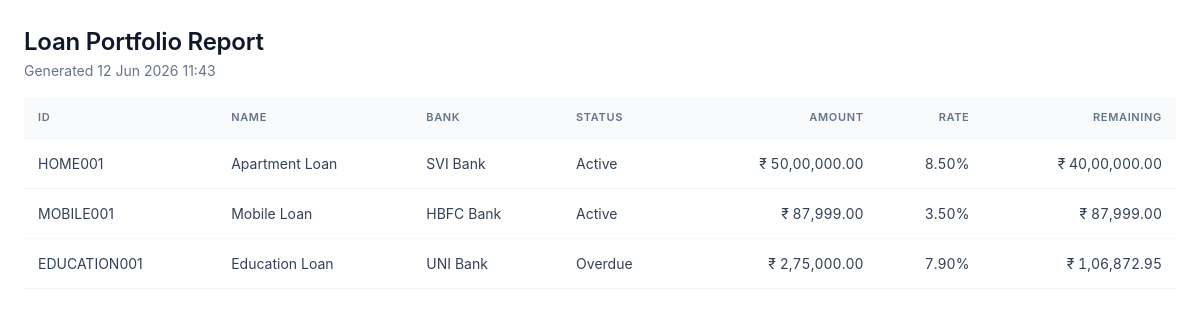
Page /reports/print (signed in) on the committed database.
### app/models.py (models this page shows, shortened)
class Loan(db.Model):
    __tablename__ = "loans"
    id = db.Column(db.Integer, primary_key=True)
    user_id = db.Column(db.Integer, db.ForeignKey("users.id"), nullable=False, index=True)
    loan_id = db.Column(db.String(40), nullable=False, index=True)  # manual unique per user
    loan_name = db.Column(db.String(120), nullable=False)
    loan_category = db.Column(db.String(50), nullable=False, default="Personal")
    bank_name = db.Column(db.String(120), nullable=False)
    loan_amount = db.Column(db.Float, nullable=False)
    interest_rate = db.Column(db.Float, nullable=False)  # annual %
    down_payment = db.Column(db.Float, default=0)
    custom_emi = db.Column(db.Float, nullable=True)
    start_date = db.Column(db.Date, nullable=False)
    tenure_months = db.Column(db.Integer, nullable=False)
    loan_status = db.Column(db.String(20), default="Active", index=True)
    remaining_balance = db.Column(db.Float, default=0)
    completion_percentage = db.Column(db.Float, default=0)
    is_archived = db.Column(db.Boolean, default=False, index=True)
    balloon_date = db.Column(db.Date, nullable=True)
    balloon_amount = db.Column(db.Float, nullable=True)
    notes = db.Column(db.Text)
    closed_at = db.Column(db.DateTime, nullable=True)
    final_amount = db.Column(db.Float, nullable=True)
    closure_notes = db.Column(db.Text, nullable=True)
    created_at = db.Column(db.DateTime, default=datetime.utcnow)
    updated_at = db.Column(db.DateTime, default=datetime.utcnow, onupdate=datetime.utcnow)
    schedules = db.relationship("Schedule", backref="loan", lazy="dynamic",
                                cascade="all, delete-orphan", order_by="Schedule.month_index")
    __table_args__ = (db.UniqueConstraint("user_id", "loan_id", name="uq_user_loanid"),)

class User(UserMixin, db.Model):
    __tablename__ = "users"
    id = db.Column(db.Integer, primary_key=True)
    full_name = db.Column(db.String(120), nullable=False)
    username = db.Column(db.String(64), unique=True, nullable=False, index=True)
    email = db.Column(db.String(160), unique=True, nullable=False, index=True)
    password_hash = db.Column(db.String(256), nullable=False)
    preferred_currency = db.Column(db.String(8), default="INR")
    preferred_date_format = db.Column(db.String(20), default="%d %b %Y")
    created_at = db.Column(db.DateTime, default=datetime.utcnow)
    loans = db.relationship("Loan", backref="owner", lazy="dynamic", cascade="all, delete-orphan")

### app/blueprints/reports.py (the view)
@reports_bp.route("/print")
@login_required
def print_view():
    loans = current_user.loans.all()
    return render_template("reports/print.html", loans=loans)

### app/templates/reports/print.html
<!doctype html>
<html><head><meta charset="utf-8"><title>Loan Report</title>
<link rel="stylesheet" href="{{ url_for('static', filename='css/styles.css') }}">
<style>body{background:#fff;padding:24px}</style></head>
<body onload="window.print()">
<h1>Loan Portfolio Report</h1>
<p style="color:var(--slate-500)">Generated {{ now.strftime('%d %b %Y %H:%M') }}</p>
<table class="tbl" style="margin-top:16px">
<thead><tr><th>ID</th><th>Name</th><th>Bank</th><th>Status</th><th class="num">Amount</th><th class="num">Rate</th><th class="num">Remaining</th></tr></thead>
<tbody>{% for l in loans %}<tr><td>{{ l.loan_id }}</td><td>{{ l.loan_name }}</td><td>{{ l.bank_name }}</td>
<td>{{ l.loan_status }}</td><td class="num">{{ l.loan_amount|money }}</td>
<td class="num">{{ '%.2f'|format(l.interest_rate) }}%</td><td class="num">{{ l.remaining_balance|money }}</td></tr>{% endfor %}</tbody></table>
</body></html>

### app/static/css/styles.css (style rules this page uses)
:root { --blue-50:#EFF6FF;--blue-100:#DBEAFE;--blue-500:#3B82F6;--blue-600:#2563EB;--blue-700:#1D4ED8;--blue-900:#1E3A8A; --emerald-50:#ECFDF5;--emerald-500:#10B981;--emerald-600:#059669; --slate-50:#F8FAFC;--slate-100:#F1F5F9;--slate-200:#E2E8F0;--slate-300:#CBD5E1;--slate-400:#94A3B8; --slate-500:#64748B;--slate-600:#475569;--slate-700:#334155;--slate-800:#1E293B;--slate-900:#0F172A; --danger:#DC2626;--warning:#F59E0B;--success:#10B981; --shadow-sm:0 1px 2px rgba(15,23,42,.05); --shadow:0 1px 3px rgba(15,23,42,.08),0 1px 2px rgba(15,23,42,.04); --shadow-lg:0 10px 30px -10px rgba(15,23,42,.18); --radius:14px;--radius-sm:10px;--radius-lg:18px; --sidebar-w:248px;--topnav-h:64px; --font:'Inter',ui-sans-serif,system-ui,-apple-system,Segoe UI,Roboto,sans-serif; }
* { box-sizing:border-box;margin:0;padding:0 }
html,body { height:100% }
body { font-family:var(--font);background:var(--slate-50);color:var(--slate-800);font-size:14px;line-height:1.5;-webkit-font-smoothing:antialiased }
h1,h2,h3,h4 { color:var(--slate-900);font-weight:600;letter-spacing:-.01em }
h1 { font-size:24px }
table.tbl { width:100%;border-collapse:collapse }
table.tbl th { text-align:left;font-size:11px;color:var(--slate-500);text-transform:uppercase;letter-spacing:.06em;font-weight:600;padding:12px 14px;border-bottom:1px solid var(--slate-100);background:var(--slate-50);position:sticky;top:0 }
table.tbl td { padding:14px;border-bottom:1px solid var(--slate-100);color:var(--slate-700) }
table.tbl td.num,table.tbl th.num { text-align:right;font-variant-numeric:tabular-nums }

### app/templates/reports/print.html (style rules this page uses)
body { background:#fff;padding:24px }

### rows in the picture
Loan: loan_id "HOME001", loan_name "Apartment Loan", bank_name "SVI Bank", loan_status "Active", loan_amount "₹ 50,00,000.00", interest_rate "8.50", remaining_balance "₹ 40,00,000.00"
Loan: loan_id "MOBILE001", loan_name "Mobile Loan", bank_name "HBFC Bank", loan_status "Active", loan_amount "₹ 87,999.00", interest_rate "3.50", remaining_balance "₹ 87,999.00"
Loan: loan_id "EDUCATION001", loan_name "Education Loan", bank_name "UNI Bank", loan_status "Overdue", loan_amount "₹ 2,75,000.00", interest_rate "7.90", remaining_balance "₹ 1,06,872.95"
